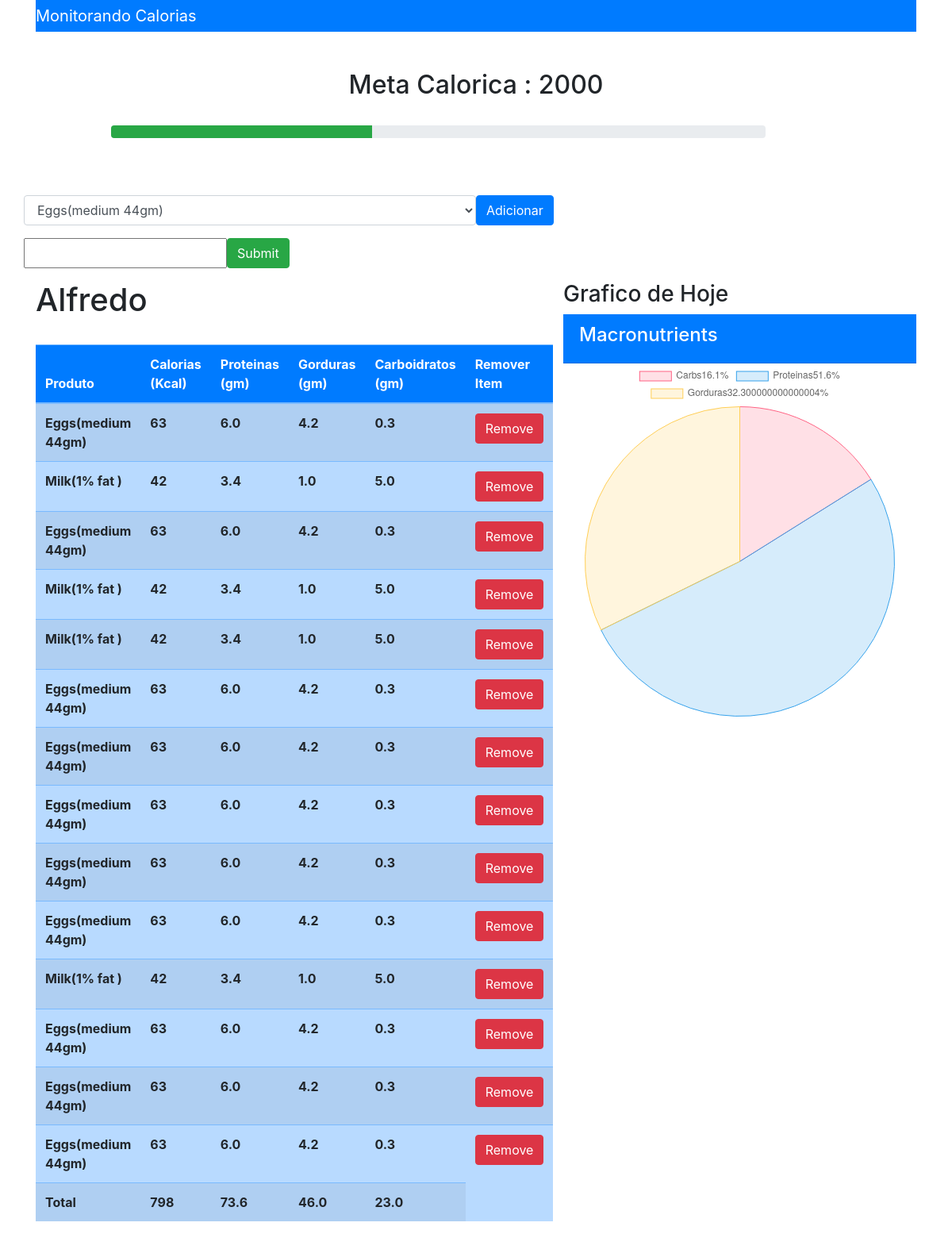
The app's page / (signed in) with its own data.
### calorias/models.py (models this page shows, shortened)
class Consume(models.Model):
    user = models.ForeignKey(User, on_delete=models.CASCADE )
    food_consumed = models.ForeignKey(Food,on_delete=models.CASCADE)
    def __str__(self):
        return self.food_consumed.name

class Food(models.Model):
    name = models.CharField(max_length=100)
    carbs =  models.FloatField()
    protein = models.FloatField()
    fats = models.FloatField()
    calories = models.IntegerField()

### calorias/views.py (the view)
# urls.py: path('',index, name='index'),
def index(request):
    user = request.user
    if request.method == 'POST' and request.POST.get('food_consumed'):
        food_consumed = request.POST.get('food_consumed')
        consume = Food.objects.get(name=food_consumed) # food object that has the name equal to the one pass with the post method
        consume =  Consume(user=user, food_consumed=consume)
        consume.save() # save at the database the object consume
        foods = Food.objects.all()
    else :
        foods = Food.objects.all()
    consumed_food = Consume.objects.filter(user=user)
    if request.method == 'POST' and request.POST.get('meta_calorica'):
        meta = request.POST.get('meta_calorica')
        meta_calorica = Goal.objects.get(user=user)
        meta_calorica.calorie_goal = int(meta)
        meta_calorica.save()
        metaCalorica = meta_calorica.calorie_goal
    try :
        meta_calorica = Goal.objects.get(user=user)
        metaCalorica = meta_calorica.calorie_goal
    except Exception :
        metaCalorica = 3000
    calorias,proteinas,gorduras,carboidratos = (0,0,0,0)
    for item in consumed_food:
        calorias += item.food_consumed.calories
        proteinas += item.food_consumed.protein
        gorduras += item.food_consumed.fats
        carboidratos += item.food_consumed.carbs
    porcentagem_calorias = (calorias/metaCalorica)*100
    if porcentagem_calorias > 100:
        porcentagem_calorias = 100
    macro = proteinas + gorduras + carboidratos
    porce_proteinas = round((proteinas/macro),3) * 100
    porce_gorduras = round((gorduras/macro),3) *100
    porce_carboidratos = round((carboidratos/macro),3) *100
    context = {
        'foods': foods,
        'consumed_food': consumed_food,
        'user':user,
        'calorias': calorias,
        'metaCalorica': metaCalorica,
        'proteinas' :round(proteinas,3),
        'gorduras' : round(gorduras,3),
        'carboidratos' : round(carboidratos,3),
        'porcentagem_calorias':porcentagem_calorias,
        'porce_proteinas' : porce_proteinas,
        'porce_gorduras' : porce_gorduras,
        'porce_carboidratos' : porce_carboidratos,
    }
    return render(request, 'calorias/index.html',context)

### calorias/templates/calorias/index.html (shortened to what this page needs)
<!DOCTYPE html>
<html lang="en">
<head>
    <link href="https://stackpath.bootstrapcdn.com/bootstrap/4.5.2/css/bootstrap.min.css" rel="stylesheet">
</head>
<body>
    <div class="container">
        <div class="row">
            <div class="col-md-12">
                <nav class="navar navbar-dark bg-primary">
                    <span class="navbar-brand">Monitorando Calorias </span>
                </nav>
            </div>
        </div>
        <br><br>
        <h2 class="d-flex align-items-center justify-content-center">Meta Calorica : {{metaCalorica}}</h2>
        <br>
        <div class="row">
            <div class="col-md-9 offset-1">
                <div class="progress">
                    <div class="progress-bar bg-success" role="progressbar" style="width: {{porcentagem_calorias}}%" aria-valuenow="0" aria-valuemin="0" aria-valuemax="100"></div>
                </div>
            </div>
        </div>
        <form method="POST">
            <div class="form-group row">
                <select class="col-md-6 form-control"    name="food_consumed" id="food_consumed">
                    {% for food in foods %}
                    <option value="{{food.name}}">{{food.name}}</option>
                    {% endfor %}
                </select>
                <button type="submit" class="btn btn-primary">Adicionar</button>
            </div>
        </form>
            <form method="POST">
            <div class="form-group row">
                <input type="number" value="Adicionar meta" name="meta_calorica" id="meta_calorica">
                <input type="submit" class="btn btn-success">
            </div>
        </form>
        <div class="row">
            <div class="col-md-6">
                <h1>{{user|capfirst }}</h1><br/>
                <table class="table table-striped table-primary">
                    <thead class="bg-primary text-white">
                        <tr>
                            <th>Produto</th>
                            <th>Calorias  (Kcal)</th>
                            <th>Proteinas (gm)</th>
                            <th>Gorduras  (gm)</th>
                            <th>Carboidratos (gm)</th>
                            <th>Remover Item </th>
                        </tr>
                    </thead>
                    {% for cfood in consumed_food %}
                    <tr>
                        <th>{{cfood}} </th>
                        <th>{{cfood.food_consumed.calories}} </th>
                        <th>{{cfood.food_consumed.protein}} </th>
                        <th>{{cfood.food_consumed.fats}} </th>
                        <th>{{cfood.food_consumed.carbs}} </th>
                        <th><a href="{% url 'delete' cfood.id %}" class="btn btn-danger">Remove </th>
                    {% endfor %}
                    </tr>
                    <tr>
                        <th>Total</th>
                        <th>{{calorias}}</th>
                        <th>{{proteinas}}</th>
                        <th>{{gorduras}}</th>
                        <th>{{carboidratos}}</th>
                    </tr>
                </table>
            </div>
            <div class="col-md-5 offset-1">
                <div>
                    <h3>Grafico de Hoje</h3>
                </div>
                <div class="card-header text-white bg-primary">
                    <h4>Macronutrients </h4>
                </div>
                <div class="cold-md-12">
                    <canvas id="myChart" width="400" height="400"></canvas>
                </div>
            </div>
        </div>
    </div>
    <script>
        var ctx = document.getElementById('myChart').getContext('2d');
        var myChart = new Chart(ctx, {
        type: 'pie',
        data: {
            labels: ['Carbs'+{{porce_carboidratos}}+'%', 'Proteinas'+{{porce_proteinas}}+'%', 'Gorduras'+{{porce_gorduras}}+'%'],
            datasets: [{
                label: '# of Votes',
                data: [{{porce_carboidratos}},{{porce_proteinas}},{{porce_gorduras}}],
                backgroundColor: [
                    'rgba(255, 99, 132, 0.2)',
                    'rgba(54, 162, 235, 0.2)',
                    'rgba(255, 206, 86, 0.2)',
                    'rgba(75, 192, 192, 0.2)'
                ],
                borderColor: [
                    'rgba(255, 99, 132, 1)',
                    'rgba(54, 162, 235, 1)',
                    'rgba(255, 206, 86, 1)',
                    'rgba(75, 192, 192, 1)',
                    'rgba(153, 102, 255, 1)',
                    'rgba(255, 159, 64, 1)'
                ],
                borderWidth: 1
            }]
        },
        });
    </script>
</body>
</html>

### records on screen
Consume: food_consumed.name "Eggs(medium 44gm)", food_consumed.calories "63", food_consumed.protein "6.0", food_consumed.fats "4.2", food_consumed.carbs "0.3"
Consume: food_consumed.name "Milk(1% fat )", food_consumed.calories "42", food_consumed.protein "3.4", food_consumed.fats "1.0", food_consumed.carbs "5.0"
Consume: food_consumed.name "Eggs(medium 44gm)", food_consumed.calories "63", food_consumed.protein "6.0", food_consumed.fats "4.2", food_consumed.carbs "0.3"
Consume: food_consumed.name "Milk(1% fat )", food_consumed.calories "42", food_consumed.protein "3.4", food_consumed.fats "1.0", food_consumed.carbs "5.0"
Consume: food_consumed.name "Milk(1% fat )", food_consumed.calories "42", food_consumed.protein "3.4", food_consumed.fats "1.0", food_consumed.carbs "5.0"
Consume: food_consumed.name "Eggs(medium 44gm)", food_consumed.calories "63", food_consumed.protein "6.0", food_consumed.fats "4.2", food_consumed.carbs "0.3"
Consume: food_consumed.name "Eggs(medium 44gm)", food_consumed.calories "63", food_consumed.protein "6.0", food_consumed.fats "4.2", food_consumed.carbs "0.3"
Consume: food_consumed.name "Eggs(medium 44gm)", food_consumed.calories "63", food_consumed.protein "6.0", food_consumed.fats "4.2", food_consumed.carbs "0.3"
Consume: food_consumed.name "Eggs(medium 44gm)", food_consumed.calories "63", food_consumed.protein "6.0", food_consumed.fats "4.2", food_consumed.carbs "0.3"
Consume: food_consumed.name "Eggs(medium 44gm)", food_consumed.calories "63", food_consumed.protein "6.0", food_consumed.fats "4.2", food_consumed.carbs "0.3"
Consume: food_consumed.name "Milk(1% fat )", food_consumed.calories "42", food_consumed.protein "3.4", food_consumed.fats "1.0", food_consumed.carbs "5.0"
Consume: food_consumed.name "Eggs(medium 44gm)", food_consumed.calories "63", food_consumed.protein "6.0", food_consumed.fats "4.2", food_consumed.carbs "0.3"
Consume: food_consumed.name "Eggs(medium 44gm)", food_consumed.calories "63", food_consumed.protein "6.0", food_consumed.fats "4.2", food_consumed.carbs "0.3"
Consume: food_consumed.name "Eggs(medium 44gm)", food_consumed.calories "63", food_consumed.protein "6.0", food_consumed.fats "4.2", food_consumed.carbs "0.3"

### other values on screen
{{ metaCalorica }} "2000"
{{ user|capfirst }} "Alfredo"
{{ calorias }} "798"
{{ proteinas }} "73.6"
{{ gorduras }} "46.0"
{{ carboidratos }} "23.0"
form field food_consumed "Eggs(medium 44gm)"
chart data {{ porce_carboidratos }} 16.1
chart data {{ porce_proteinas }} 51.6
chart data {{ porce_gorduras }} 32.300000000000004
